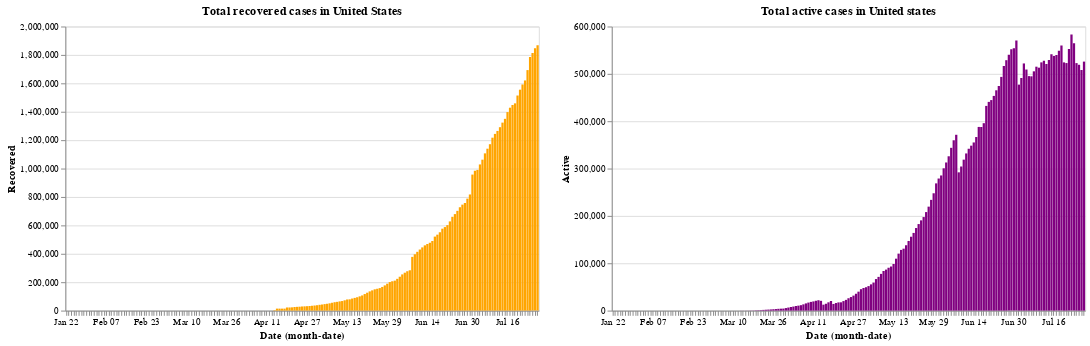

The notebook cell saved with this chart:
### Code cell
base.encode(y='Recovered', color=orange).properties(title='Total recovered cases in United States')|base.encode(y='Active', color=purple).properties(title='Total active cases in United states')

### Figure 1 — Vega-Lite specification as saved in the notebook (floating-point values rounded to 4 significant figures; data arrays with more than 128 entries replaced by an {"elided": "..."} marker saying what was removed)
{"config": {"view": {"continuousWidth": 400, "continuousHeight": 300}}, "hconcat": [{"mark": "bar", "encoding": {"color": {"value": "orange"}, "x": {"type": "ordinal", "field": "Date", "timeUnit": "monthdate"}, "y": {"type": "quantitative", "field": "Recovered"}}, "title": "Total recovered cases in United States", "width": 500}, {"mark": "bar", "encoding": {"color": {"value": "purple"}, "x": {"type": "ordinal", "field": "Date", "timeUnit": "monthdate"}, "y": {"type": "quantitative", "field": "Active"}}, "title": "Total active cases in United states", "width": 500}], "data": {"name": "data-b7c14f6e114b664be5a6b329d6be2387"}, "$schema": "https://vega.github.io/schema/vega-lite/v4.8.1.json", "datasets": {"data-b7c14f6e114b664be5a6b329d6be2387": {"elided": "189 records"}}}
